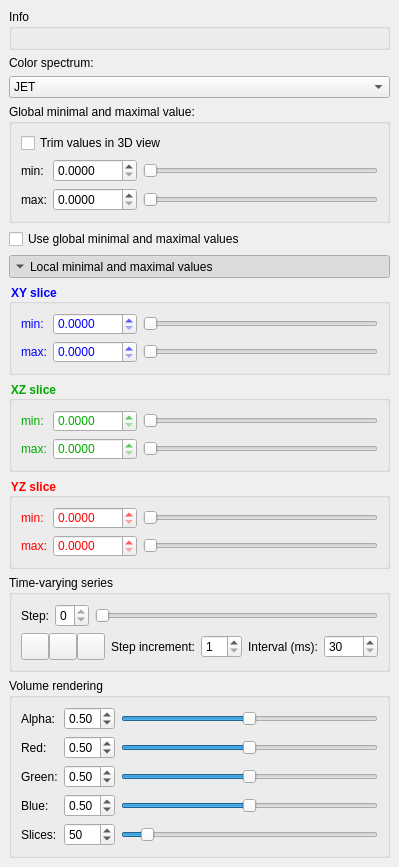
       <widget class="QWidget" name="scrollAreaWidgetContentsSelectedDataset">
        <property name="geometry">
         <rect>
          <x>0</x>
          <y>0</y>
          <width>383</width>
          <height>794</height>
         </rect>
        </property>
        <property name="sizePolicy">
         <sizepolicy hsizetype="Preferred" vsizetype="Fixed">
          <horstretch>0</horstretch>
          <verstretch>0</verstretch>
         </sizepolicy>
        </property>
        <layout class="QVBoxLayout" name="verticalLayoutSelectedDatasetScroll">
         <property name="spacing">
          <number>6</number>
         </property>
         <property name="leftMargin">
          <number>9</number>
         </property>
         <property name="topMargin">
          <number>9</number>
         </property>
         <property name="rightMargin">
          <number>9</number>
         </property>
         <property name="bottomMargin">
          <number>9</number>
         </property>
         <item>
          <widget class="QGroupBox" name="groupBoxSelectedDatasetInfo">
           <property name="title">
            <string>Info</string>
           </property>
           <layout class="QFormLayout" name="formLayoutSelectedDatasetInfo">
            <property name="fieldGrowthPolicy">
             <enum>QFormLayout::AllNonFixedFieldsGrow</enum>
            </property>
           </layout>
          </widget>
         </item>
         <item>
          <widget class="QLabel" name="labelColor">
           <property name="text">
            <string>Color spectrum:</string>
           </property>
           <property name="buddy">
            <cstring>comboBoxColormap</cstring>
           </property>
          </widget>
         </item>
         <item>
          <widget class="QComboBox" name="comboBoxColormap">
           <property name="sizePolicy">
            <sizepolicy hsizetype="Expanding" vsizetype="Fixed">
             <horstretch>0</horstretch>
             <verstretch>0</verstretch>
            </sizepolicy>
           </property>
           <property name="currentText">
            <string>JET</string>
           </property>
           <property name="currentIndex">
            <number>2</number>
           </property>
           <property name="maxVisibleItems">
            <number>15</number>
           </property>
           <property name="iconSize">
            <size>
             <width>128</width>
             <height>16</height>
            </size>
           </property>
           <item>
            <property name="text">
             <string>AUTUMN</string>
            </property>
            <property name="icon">
             <iconset resource="resources.qrc">
              <normaloff>:/colorscale/icons/colorscale_autumn.jpg</normaloff>:/colorscale/icons/colorscale_autumn.jpg</iconset>
            </property>
           </item>
           <item>
            <property name="text">
             <string>BONE</string>
            </property>
            <property name="icon">
             <iconset resource="resources.qrc">
              <normaloff>:/colorscale/icons/colorscale_bone.jpg</normaloff>:/colorscale/icons/colorscale_bone.jpg</iconset>
            </property>
           </item>
           <item>
            <property name="text">
             <string>JET</string>
            </property>
            <property name="icon">
             <iconset resource="resources.qrc">
              <normaloff>:/colorscale/icons/colorscale_jet.jpg</normaloff>:/colorscale/icons/colorscale_jet.jpg</iconset>
            </property>
           </item>
           <item>
            <property name="text">
             <string>WINTER</string>
            </property>
            <property name="icon">
             <iconset resource="resources.qrc">
              <normaloff>:/colorscale/icons/colorscale_winter.jpg</normaloff>:/colorscale/icons/colorscale_winter.jpg</iconset>
            </property>
           </item>
           <item>
            <property name="text">
             <string>RAINBOW</string>
            </property>
            <property name="icon">
             <iconset resource="resources.qrc">
              <normaloff>:/colorscale/icons/colorscale_rainbow.jpg</normaloff>:/colorscale/icons/colorscale_rainbow.jpg</iconset>
            </property>
           </item>
           <item>
            <property name="text">
             <string>OCEAN</string>
            </property>
            <property name="icon">
             <iconset resource="resources.qrc">
              <normaloff>:/colorscale/icons/colorscale_ocean.jpg</normaloff>:/colorscale/icons/colorscale_ocean.jpg</iconset>
            </property>
           </item>
           <item>
            <property name="text">
             <string>SUMMER</string>
            </property>
            <property name="icon">
             <iconset resource="resources.qrc">
              <normaloff>:/colorscale/icons/colorscale_summer.jpg</normaloff>:/colorscale/icons/colorscale_summer.jpg</iconset>
            </property>
           </item>
           <item>
            <property name="text">
             <string>SPRING</string>
            </property>
            <property name="icon">
             <iconset resource="resources.qrc">
              <normaloff>:/colorscale/icons/colorscale_spring.jpg</normaloff>:/colorscale/icons/colorscale_spring.jpg</iconset>
            </property>
           </item>
           <item>
            <property name="text">
             <string>COOL</string>
            </property>
            <property name="icon">
             <iconset resource="resources.qrc">
              <normaloff>:/colorscale/icons/colorscale_cool.jpg</normaloff>:/colorscale/icons/colorscale_cool.jpg</iconset>
            </property>
           </item>
           <item>
            <property name="text">
             <string>HSV</string>
            </property>
            <property name="icon">
             <iconset resource="resources.qrc">
              <normaloff>:/colorscale/icons/colorscale_hsv.jpg</normaloff>:/colorscale/icons/colorscale_hsv.jpg</iconset>
            </property>
           </item>
           <item>
            <property name="text">
             <string>PINK</string>
            </property>
            <property name="icon">
             <iconset resource="resources.qrc">
              <normaloff>:/colorscale/icons/colorscale_pink.jpg</normaloff>:/colorscale/icons/colorscale_pink.jpg</iconset>
            </property>
           </item>
           <item>
            <property name="text">
             <string>HOT</string>
            </property>
            <property name="icon">
             <iconset resource="resources.qrc">
              <normaloff>:/colorscale/icons/colorscale_hot.jpg</normaloff>:/colorscale/icons/colorscale_hot.jpg</iconset>
            </property>
           </item>
          </widget>
         </item>
         <item>
          <widget class="QGroupBox" name="groupBox">
           <property name="title">
            <string>Global minimal and maximal value:</string>
           </property>
           <property name="checkable">
            <bool>false</bool>
           </property>
           <layout class="QGridLayout" name="gridLayout">
            <item row="2" column="0">
             <widget class="QLabel" name="labelGlobalMax">
              <property name="text">
               <string>max:</string>
              </property>
             </widget>
            </item>
            <item row="1" column="0">
             <widget class="QLabel" name="labelGlobalMin">
              <property name="text">
               <string>min:</string>
              </property>
              <property name="buddy">
               <cstring>doubleSpinBoxMinGlobal</cstring>
              </property>
             </widget>
            </item>
            <item row="1" column="1">
             <widget class="QDoubleSpinBoxTS" name="doubleSpinBoxMinGlobal">
              <property name="decimals">
               <number>4</number>
              </property>
              <property name="maximum">
               <double>1000.000000000000000</double>
              </property>
             </widget>
            </item>
            <item row="2" column="1">
             <widget class="QDoubleSpinBoxTS" name="doubleSpinBoxMaxGlobal">
              <property name="decimals">
               <number>4</number>
              </property>
              <property name="maximum">
               <double>1000.000000000000000</double>
              </property>
             </widget>
            </item>
            <item row="2" column="2">
             <widget class="QSlider" name="horizontalSliderGlobalMax">
              <property name="maximum">
               <number>1000</number>
              </property>
              <property name="orientation">
               <enum>Qt::Horizontal</enum>
              </property>
             </widget>
            </item>
            <item row="1" column="2">
             <widget class="QSlider" name="horizontalSliderGlobalMin">
              <property name="maximum">
               <number>1000</number>
              </property>
              <property name="orientation">
               <enum>Qt::Horizontal</enum>
              </property>
             </widget>
            </item>
            <item row="0" column="0" colspan="3">
             <widget class="QCheckBox" name="checkBoxTrim">
              <property name="text">
               <string>Trim values in 3D view</string>
              </property>
             </widget>
            </item>
           </layout>
          </widget>
         </item>
         <item>
          <widget class="QCheckBox" name="checkBoxUseGlobal">
           <property name="text">
            <string>Use global minimal and maximal values</string>
           </property>
          </widget>
         </item>
         <item>
          <widget class="QToolButton" name="toolButtonLocalValues">
           <property name="sizePolicy">
            <sizepolicy hsizetype="Expanding" vsizetype="Fixed">
             <horstretch>0</horstretch>
             <verstretch>0</verstretch>
            </sizepolicy>
           </property>
           <property name="text">
            <string>Local minimal and maximal values</string>
           </property>
           <property name="checkable">
            <bool>true</bool>
           </property>
           <property name="checked">
            <bool>true</bool>
           </property>
           <property name="toolButtonStyle">
            <enum>Qt::ToolButtonTextBesideIcon</enum>
           </property>
           <property name="autoRaise">
            <bool>false</bool>
           </property>
           <property name="arrowType">
            <enum>Qt::DownArrow</enum>
           </property>
          </widget>
         </item>
         <item>
          <widget class="QGroupBox" name="groupBoxXY">
           <property name="font">
            <font>
             <weight>75</weight>
             <bold>true</bold>
            </font>
           </property>
           <property name="styleSheet">
            <string notr="true">color: rgb(0, 0, 255);</string>
           </property>
           <property name="title">
            <string>XY slice</string>
           </property>
           <layout class="QGridLayout" name="gridLayout_5">
            <item row="1" column="2">
             <widget class="QSlider" name="horizontalSliderXYMin">
              <property name="maximum">
               <number>1000</number>
              </property>
              <property name="orientation">
               <enum>Qt::Horizontal</enum>
              </property>
             </widget>
            </item>
            <item row="2" column="1">
             <widget class="QDoubleSpinBoxTS" name="doubleSpinBoxXYMax">
              <property name="decimals">
               <number>4</number>
              </property>
              <property name="maximum">
               <double>1000.000000000000000</double>
              </property>
             </widget>
            </item>
            <item row="1" column="1">
             <widget class="QDoubleSpinBoxTS" name="doubleSpinBoxXYMin">
              <property name="decimals">
               <number>4</number>
              </property>
              <property name="maximum">
               <double>1000.000000000000000</double>
              </property>
             </widget>
            </item>
            <item row="2" column="2">
             <widget class="QSlider" name="horizontalSliderXYMax">
              <property name="maximum">
               <number>1000</number>
              </property>
              <property name="orientation">
               <enum>Qt::Horizontal</enum>
              </property>
             </widget>
            </item>
            <item row="2" column="0">
             <widget class="QLabel" name="labelXYMax">
              <property name="text">
               <string>max:</string>
              </property>
              <property name="buddy">
               <cstring>doubleSpinBoxXYMax</cstring>
              </property>
             </widget>
            </item>
            <item row="1" column="0">
             <widget class="QLabel" name="labelXYMin">
              <property name="text">
               <string>min:</string>
              </property>
              <property name="buddy">
               <cstring>doubleSpinBoxXYMin</cstring>
              </property>
             </widget>
            </item>
           </layout>
          </widget>
         </item>
         <item>
          <widget class="QGroupBox" name="groupBoxXZ">
           <property name="font">
            <font>
             <weight>75</weight>
             <bold>true</bold>
            </font>
           </property>
           <property name="styleSheet">
            <string notr="true">color: rgb(0, 170, 0);</string>
           </property>
           <property name="title">
            <string>XZ slice</string>
           </property>
           <layout class="QGridLayout" name="gridLayout_6">
            <item row="0" column="0">
             <widget class="QLabel" name="labelXZMin">
              <property name="text">
               <string>min:</string>
              </property>
              <property name="buddy">
               <cstring>doubleSpinBoxXZMin</cstring>
              </property>
             </widget>
            </item>
            <item row="1" column="0">
             <widget class="QLabel" name="labelXZMax">
              <property name="text">
               <string>max:</string>
              </property>
              <property name="buddy">
               <cstring>doubleSpinBoxXZMax</cstring>
              </property>
             </widget>
            </item>
            <item row="0" column="2">
             <widget class="QSlider" name="horizontalSliderXZMin">
              <property name="font">
               <font>
                <family>Segoe UI</family>
                <pointsize>9</pointsize>
               </font>
              </property>
              <property name="maximum">
               <number>1000</number>
              </property>
              <property name="orientation">
               <enum>Qt::Horizontal</enum>
              </property>
             </widget>
            </item>
            <item row="1" column="1">
             <widget class="QDoubleSpinBoxTS" name="doubleSpinBoxXZMax">
              <property name="decimals">
               <number>4</number>
              </property>
              <property name="maximum">
               <double>1000.000000000000000</double>
              </property>
             </widget>
            </item>
            <item row="1" column="2">
             <widget class="QSlider" name="horizontalSliderXZMax">
              <property name="font">
               <font>
                <family>Segoe UI</family>
                <pointsize>9</pointsize>
               </font>
              </property>
              <property name="maximum">
               <number>1000</number>
              </property>
              <property name="orientation">
               <enum>Qt::Horizontal</enum>
              </property>
             </widget>
            </item>
            <item row="0" column="1">
             <widget class="QDoubleSpinBoxTS" name="doubleSpinBoxXZMin">
              <property name="decimals">
               <number>4</number>
              </property>
              <property name="maximum">
               <double>1000.000000000000000</double>
              </property>
             </widget>
            </item>
           </layout>
          </widget>
         </item>
         <item>
          <widget class="QGroupBox" name="groupBoxYZ">
           <property name="font">
            <font>
             <weight>75</weight>
             <bold>true</bold>
            </font>
           </property>
           <property name="styleSheet">
            <string notr="true">color: rgb(255, 0, 0);</string>
           </property>
           <property name="title">
            <string>YZ slice</string>
           </property>
           <layout class="QGridLayout" name="gridLayout_2">
            <item row="2" column="0">
             <widget class="QLabel" name="labelYZMax">
              <property name="text">
               <string>max:</string>
              </property>
              <property name="buddy">
               <cstring>doubleSpinBoxYZMax</cstring>
              </property>
             </widget>
            </item>
            <item row="2" column="1">
             <widget class="QDoubleSpinBoxTS" name="doubleSpinBoxYZMax">
              <property name="decimals">
               <number>4</number>
              </property>
              <property name="maximum">
               <double>1000.000000000000000</double>
              </property>
             </widget>
            </item>
            <item row="1" column="2">
             <widget class="QSlider" name="horizontalSliderYZMin">
              <property name="maximum">
               <number>1000</number>
              </property>
              <property name="orientation">
               <enum>Qt::Horizontal</enum>
              </property>
             </widget>
            </item>
            <item row="1" column="0">
             <widget class="QLabel" name="labelYZMin">
              <property name="text">
               <string>min:</string>
              </property>
              <property name="buddy">
               <cstring>doubleSpinBoxYZMin</cstring>
              </property>
             </widget>
            </item>
            <item row="2" column="2">
             <widget class="QSlider" name="horizontalSliderYZMax">
              <property name="maximum">
               <number>1000</number>
              </property>
              <property name="orientation">
               <enum>Qt::Horizontal</enum>
              </property>
             </widget>
            </item>
            <item row="1" column="1">
             <widget class="QDoubleSpinBoxTS" name="doubleSpinBoxYZMin">
              <property name="decimals">
               <number>4</number>
              </property>
              <property name="maximum">
               <double>1000.000000000000000</double>
              </property>
             </widget>
            </item>
           </layout>
          </widget>
         </item>
         <item>
          <widget class="QGroupBox" name="groupBoxSelectedDatasetTMSeries">
           <property name="sizePolicy">
            <sizepolicy hsizetype="Preferred" vsizetype="Fixed">
             <horstretch>0</horstretch>
             <verstretch>0</verstretch>
            </sizepolicy>
           </property>
           <property name="title">
            <string>Time-varying series</string>
           </property>
           <layout class="QGridLayout" name="gridLayoutSelectedDatasetTMSeries">
            <item row="2" column="0" rowspan="3" colspan="4" alignment="Qt::AlignLeft">
             <widget class="QWidget" name="widgetSelectedDatasetTMButtons" native="true">
              <layout class="QHBoxLayout" name="horizontalLayout_4">
               <property name="spacing">
                <number>0</number>
               </property>
               <property name="leftMargin">
                <number>0</number>
               </property>
               <property name="topMargin">
                <number>0</number>
               </property>
               <property name="rightMargin">
                <number>0</number>
               </property>
               <property name="bottomMargin">
                <number>0</number>
               </property>
               <item>
                <widget class="QToolButton" name="toolButtonPlay">
                 <property name="text">
                  <string/>
                 </property>
                 <property name="icon">
                  <iconset resource="resources.qrc">
                   <normaloff>:/icons/icons/images/icons_17.png</normaloff>
                   <normalon>:/icons/icons/images/icons_19.png</normalon>:/icons/icons/images/icons_17.png</iconset>
                 </property>
                 <property name="iconSize">
                  <size>
                   <width>20</width>
                   <height>20</height>
                  </size>
                 </property>
                 <property name="checkable">
                  <bool>true</bool>
                 </property>
                 <property name="checked">
                  <bool>false</bool>
                 </property>
                </widget>
               </item>
               <item>
                <widget class="QToolButton" name="toolButtonStart">
                 <property name="sizePolicy">
                  <sizepolicy hsizetype="Fixed" vsizetype="Fixed">
                   <horstretch>0</horstretch>
                   <verstretch>0</verstretch>
                  </sizepolicy>
                 </property>
                 <property name="text">
                  <string/>
                 </property>
                 <property name="icon">
                  <iconset resource="resources.qrc">
                   <normaloff>:/icons/icons/images/icons_18.png</normaloff>:/icons/icons/images/icons_18.png</iconset>
                 </property>
                 <property name="iconSize">
                  <size>
                   <width>20</width>
                   <height>20</height>
                  </size>
                 </property>
                </widget>
               </item>
               <item>
                <widget class="QToolButton" name="toolButtonEnd">
                 <property name="sizePolicy">
                  <sizepolicy hsizetype="Fixed" vsizetype="Fixed">
                   <horstretch>0</horstretch>
                   <verstretch>0</verstretch>
                  </sizepolicy>
                 </property>
                 <property name="text">
                  <string/>
                 </property>
                 <property name="icon">
                  <iconset resource="resources.qrc">
                   <normaloff>:/icons/icons/images/icons_20.png</normaloff>:/icons/icons/images/icons_20.png</iconset>
                 </property>
                 <property name="iconSize">
                  <size>
                   <width>20</width>
                   <height>20</height>
                  </size>
                 </property>
                 <property name="arrowType">
                  <enum>Qt::NoArrow</enum>
                 </property>
                </widget>
               </item>
              </layout>
             </widget>
            </item>
            <item row="0" column="2" rowspan="2" colspan="6">
             <widget class="QSlider" name="horizontalSliderSelectedDatasetStep">
              <property name="maximum">
               <number>0</number>
              </property>
              <property name="orientation">
               <enum>Qt::Horizontal</enum>
              </property>
             </widget>
            </item>
            <item row="0" column="1" rowspan="2">
             <widget class="QSpinBox" name="spinBoxSelectedDatasetStep">
              <property name="sizePolicy">
               <sizepolicy hsizetype="Fixed" vsizetype="Fixed">
                <horstretch>0</horstretch>
                <verstretch>0</verstretch>
               </sizepolicy>
              </property>
              <property name="maximum">
               <number>0</number>
              </property>
             </widget>
            </item>
            <item row="0" column="0" rowspan="2">
             <widget class="QLabel" name="labelSelectedDatasetStep">
              <property name="sizePolicy">
               <sizepolicy hsizetype="Fixed" vsizetype="Preferred">
                <horstretch>0</horstretch>
                <verstretch>0</verstretch>
               </sizepolicy>
              </property>
              <property name="text">
               <string>Step:</string>
              </property>
              <property name="buddy">
               <cstring>spinBoxSelectedDatasetStep</cstring>
              </property>
             </widget>
            </item>
            <item row="2" column="4" rowspan="3">
             <widget class="QLabel" name="label_2">
              <property name="sizePolicy">
               <sizepolicy hsizetype="Fixed" vsizetype="Preferred">
                <horstretch>0</horstretch>
                <verstretch>0</verstretch>
               </sizepolicy>
              </property>
              <property name="text">
               <string>Step increment:</string>
              </property>
             </widget>
            </item>
            <item row="2" column="5" rowspan="3">
             <widget class="QSpinBox" name="spinBoxTMIncrement">
              <property name="sizePolicy">
               <sizepolicy hsizetype="Fixed" vsizetype="Fixed">
                <horstretch>0</horstretch>
                <verstretch>0</verstretch>
               </sizepolicy>
              </property>
              <property name="minimum">
               <number>1</number>
              </property>
             </widget>
            </item>
            <item row="2" column="6" rowspan="3">
             <widget class="QLabel" name="label">
              <property name="sizePolicy">
               <sizepolicy hsizetype="Fixed" vsizetype="Preferred">
                <horstretch>0</horstretch>
                <verstretch>0</verstretch>
               </sizepolicy>
              </property>
              <property name="text">
               <string>Interval (ms):</string>
              </property>
             </widget>
            </item>
            <item row="2" column="7" rowspan="3">
             <widget class="QSpinBox" name="spinBoxTMInterval">
              <property name="sizePolicy">
               <sizepolicy hsizetype="Fixed" vsizetype="Fixed">
                <horstretch>0</horstretch>
                <verstretch>0</verstretch>
               </sizepolicy>
              </property>
              <property name="minimum">
               <number>30</number>
              </property>
              <property name="maximum">
               <number>5000</number>
              </property>
              <property name="singleStep">
               <number>10</number>
              </property>
             </widget>
            </item>
           </layout>
          </widget>
         </item>
         <item>
          <widget class="QGroupBox" name="groupBoxVolumeRendering">
           <property name="sizePolicy">
            <sizepolicy hsizetype="Preferred" vsizetype="Fixed">
             <horstretch>0</horstretch>
             <verstretch>0</verstretch>
            </sizepolicy>
           </property>
           <property name="title">
            <string>Volume rendering</string>
           </property>
           <layout class="QGridLayout" name="gridLayout_3">
            <item row="0" column="2">
             <widget class="QSlider" name="horizontalSliderVRAlpha">
              <property name="maximum">
               <number>1000</number>
              </property>
              <property name="value">
               <number>500</number>
              </property>
              <property name="orientation">
               <enum>Qt::Horizontal</enum>
              </property>
             </widget>
            </item>
            <item row="0" column="0">
             <widget class="QLabel" name="label_3">
              <property name="text">
               <string>Alpha:</string>
              </property>
             </widget>
            </item>
            <item row="1" column="0">
             <widget class="QLabel" name="label_4">
              <property name="text">
               <string>Red:</string>
              </property>
             </widget>
            </item>
            <item row="1" column="2">
             <widget class="QSlider" name="horizontalSliderVRRed">
              <property name="maximum">
               <number>1000</number>
              </property>
              <property name="value">
               <number>500</number>
              </property>
              <property name="orientation">
               <enum>Qt::Horizontal</enum>
              </property>
             </widget>
            </item>
            <item row="3" column="0">
             <widget class="QLabel" name="label_6">
              <property name="text">
               <string>Blue:</string>
              </property>
             </widget>
            </item>
            <item row="2" column="2">
             <widget class="QSlider" name="horizontalSliderVRGreen">
              <property name="maximum">
               <number>1000</number>
              </property>
              <property name="value">
               <number>500</number>
              </property>
              <property name="orientation">
               <enum>Qt::Horizontal</enum>
              </property>
             </widget>
            </item>
            <item row="4" column="0">
             <widget class="QLabel" name="label_7">
              <property name="text">
               <string>Slices:</string>
              </property>
             </widget>
            </item>
            <item row="2" column="0">
             <widget class="QLabel" name="label_5">
              <property name="text">
               <string>Green:</string>
              </property>
             </widget>
            </item>
            <item row="3" column="2">
             <widget class="QSlider" name="horizontalSliderVRBlue">
              <property name="maximum">
               <number>1000</number>
              </property>
              <property name="value">
               <number>500</number>
              </property>
              <property name="orientation">
               <enum>Qt::Horizontal</enum>
              </property>
             </widget>
            </item>
            <item row="0" column="1">
             <widget class="QDoubleSpinBox" name="doubleSpinBoxVRAlpha">
              <property name="maximum">
               <double>1.000000000000000</double>
              </property>
              <property name="singleStep">
               <double>0.010000000000000</double>
              </property>
              <property name="value">
               <double>0.500000000000000</double>
              </property>
             </widget>
            </item>
            <item row="2" column="1">
             <widget class="QDoubleSpinBox" name="doubleSpinBoxVRGreen">
              <property name="maximum">
               <double>1.000000000000000</double>
              </property>
              <property name="singleStep">
               <double>0.010000000000000</double>
              </property>
              <property name="value">
               <double>0.500000000000000</double>
              </property>
             </widget>
            </item>
            <item row="1" column="1">
             <widget class="QDoubleSpinBox" name="doubleSpinBoxVRRed">
              <property name="maximum">
               <double>1.000000000000000</double>
              </property>
              <property name="singleStep">
               <double>0.010000000000000</double>
              </property>
              <property name="value">
               <double>0.500000000000000</double>
              </property>
             </widget>
            </item>
            <item row="4" column="2">
             <widget class="QSlider" name="horizontalSliderVRSlices">
              <property name="minimum">
               <number>3</number>
              </property>
              <property name="maximum">
               <number>600</number>
              </property>
              <property name="value">
               <number>50</number>
              </property>
              <property name="orientation">
               <enum>Qt::Horizontal</enum>
              </property>
             </widget>
            </item>
            <item row="4" column="1">
             <widget class="QSpinBox" name="spinBoxVRSlices">
              <property name="minimum">
               <number>3</number>
              </property>
              <property name="maximum">
               <number>600</number>
              </property>
              <property name="value">
               <number>50</number>
              </property>
             </widget>
            </item>
            <item row="3" column="1">
             <widget class="QDoubleSpinBox" name="doubleSpinBoxVRBlue">
              <property name="maximum">
               <double>1.000000000000000</double>
              </property>
              <property name="singleStep">
               <double>0.010000000000000</double>
              </property>
              <property name="value">
               <double>0.500000000000000</double>
              </property>
             </widget>
            </item>
           </layout>
          </widget>
         </item>
        </layout>
       </widget>
